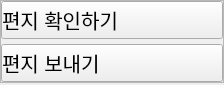
                     <widget class="QWidget" name="menuPage3">
                      <property name="geometry">
                       <rect>
                        <x>0</x>
                        <y>0</y>
                        <width>224</width>
                        <height>85</height>
                       </rect>
                      </property>
                      <attribute name="label">
                       <string>편지함</string>
                      </attribute>
                      <layout class="QVBoxLayout" name="verticalLayout_4">
                       <property name="spacing">
                        <number>0</number>
                       </property>
                       <property name="leftMargin">
                        <number>0</number>
                       </property>
                       <property name="topMargin">
                        <number>0</number>
                       </property>
                       <property name="rightMargin">
                        <number>0</number>
                       </property>
                       <property name="bottomMargin">
                        <number>0</number>
                       </property>
                       <item alignment="Qt::AlignTop">
                        <widget class="QFrame" name="frame_120">
                         <property name="frameShape">
                          <enum>QFrame::StyledPanel</enum>
                         </property>
                         <property name="frameShadow">
                          <enum>QFrame::Raised</enum>
                         </property>
                         <layout class="QVBoxLayout" name="verticalLayout_12">
                          <property name="spacing">
                           <number>5</number>
                          </property>
                          <property name="leftMargin">
                           <number>0</number>
                          </property>
                          <property name="topMargin">
                           <number>0</number>
                          </property>
                          <property name="rightMargin">
                           <number>0</number>
                          </property>
                          <property name="bottomMargin">
                           <number>0</number>
                          </property>
                          <item>
                           <widget class="QPushButton" name="pushButton">
                            <property name="font">
                             <font>
                              <pointsize>15</pointsize>
                             </font>
                            </property>
                            <property name="layoutDirection">
                             <enum>Qt::LeftToRight</enum>
                            </property>
                            <property name="styleSheet">
                             <string notr="true">text-align:left;</string>
                            </property>
                            <property name="text">
                             <string>편지 확인하기</string>
                            </property>
                           </widget>
                          </item>
                          <item alignment="Qt::AlignTop">
                           <widget class="QPushButton" name="pushButton_3">
                            <property name="font">
                             <font>
                              <pointsize>15</pointsize>
                             </font>
                            </property>
                            <property name="styleSheet">
                             <string notr="true">text-align:left;</string>
                            </property>
                            <property name="text">
                             <string>편지 보내기</string>
                            </property>
                           </widget>
                          </item>
                         </layout>
                        </widget>
                       </item>
                      </layout>
                     </widget>
